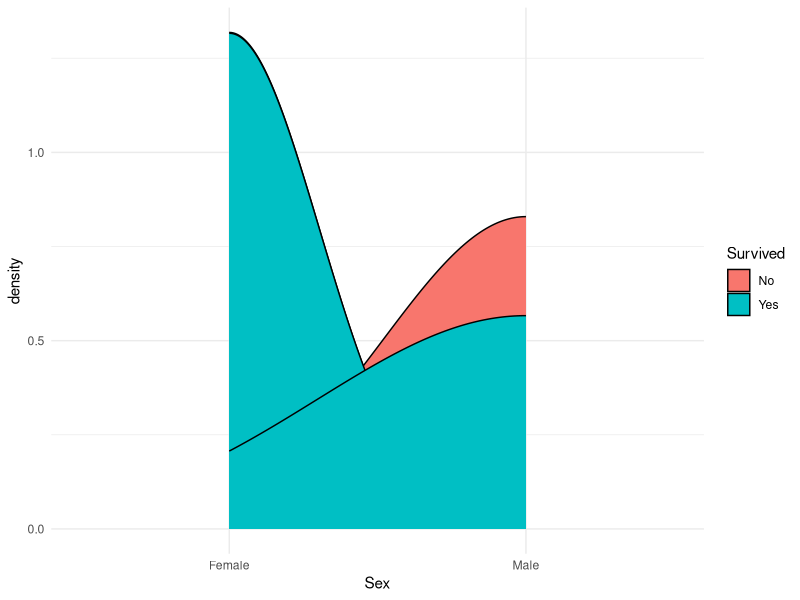

This figure's R source:
## ---- chunk 1
knitr::opts_chunk$set(echo = TRUE, warning = FALSE, message = FALSE)
options(scipen = 9999)
rm(list=ls())
## ---- chunk 2
titanic <- read.csv("train_and_test3.csv")
## ---- chunk 3
# To see data structure
str(titanic)

## ---- chunk 4
# Based on data structur and data variation, we would not use `PassengerID` and `Fare`
library(dplyr)
titanic1 <- titanic %>% 
  select(Sex, sibsp, Parch, Pclass, Embarked, Survived, Age1)

## ---- chunk 5
# to see if there is missing value on data frame

colSums(is.na(titanic1))
## ---- chunk 6
# Then we use `dplyr` to mutate variable from numeric to factor

library(dplyr)
library(tidyverse)

titanic1 <- titanic1 %>% 
  drop_na(Embarked) %>% 
  mutate(Survived = case_when(Survived == 1 ~ "Yes",
                              Survived == 0 ~ "No"),
         Survived = as.factor(Survived),
         Pclass = case_when(Pclass == 1 ~ "First Class",
                            Pclass == 2 ~ "Second Class",
                            Pclass == 3 ~ "Third Class"),
         Sex = case_when(Sex == 1 ~ "Female",
                         Sex == 0 ~ "Male"),
         Embarked = case_when(Embarked == 0 ~ "Cherbourg",
                              Embarked == 1 ~ "Queenstown",
                              Embarked == 2 ~ "Southampton")
         )
## ---- chunk 7

library(ggplot2)

titanic1 %>% 
  ggplot(mapping = aes(x = Sex)) +
  geom_density(aes(fill = Survived)) +
  theme_minimal()

## ---- chunk 8
set.seed(100)
idx_l <- sample(nrow(titanic1), size=nrow(titanic1)*0.8)
train <- titanic1[idx_l,]
test <- titanic1[-idx_l,]
## ---- chunk 9
# checking whether the data train has been distributed equally
prop.table(table(train$Survived))
## ---- chunk 10
library(caret)

train_up <- upSample(x = train %>% 
                       select(-Survived),
                           y = as.factor(train$Survived),
                           yname = "Survived")

prop.table(table(train_up$Survived))
## ---- chunk 11
model_backward_up <- step(glm(Survived~., data = train_up, family="binomial"), direction = "backward")
summary(model_backward_up)$call
## ---- chunk 12
library(gtools)
data.frame("coef" = coef(model_backward_up),
           "Odds_ratio" = exp(coef(model_backward_up)),
           "prob" = inv.logit(coef(model_backward_up)))
## ---- chunk 13
# Predict the data using data test.
test$probability_up <- predict(model_backward_up, newdata = test
                                , type = "response")
## ---- chunk 14
test1 <- test 

test <-  test %>% 
  select(-probability_up)
## ---- chunk 15
# Comparing result prediction to data actual
test1 %>% 
  select(probability_up, Survived)
## ---- chunk 16
#convert to categorical

test1$prediction_up <- ifelse(test1$probability_up > 0.5, "Yes", "No")
test1 %>% 
  select(prediction_up, Survived)

## ---- chunk 17
table("prediction" = test1$prediction_up, 
      "actual" = test1$Survived)

## ---- chunk 18
library(caret)


confusionMatrix(data = as.factor(test1$prediction_up),
                reference = as.factor(test1$Survived),
                positive = "Yes")

## ---- chunk 19
train_up_knn <- train_up %>% 
  mutate(Sex = case_when(Sex == "Female" ~ 1,
                         Sex == "Male" ~ 0))


test_knn <- test %>% 
  mutate(Sex = case_when(Sex == "Female" ~ 1,
                         Sex == "Male" ~ 0))

## ---- chunk 20
#Persiapan data X

train_x <- train_up_knn %>% 
  select_if(is.numeric)

test_x <- test_knn %>% 
  select_if(is.numeric)

## ---- chunk 21
#Persiapan data y

train_y <- train_up_knn %>% 
  select(Survived)

test_y <- test_knn %>% 
  select(Survived)

## ---- chunk 22
# To standardize the Z-score

train_x <- train_x %>%
  scale()

test_x <- test_x %>% 
  scale(center= attr(train_x, "scaled:center"),
        scale = attr(train_x, "scaled:scale"))

## ---- chunk 23
# to find out the square root of the data in order to use in KNN prediction

sqrt(nrow(train_x))

dim(train_x)
dim(test_x)
## ---- chunk 24
length(train_up$Survived)
## ---- chunk 25
#since the length of data is 1542 (even) therefore for k value we take 'odd' number (39)

library(class)

knn_prediction <- knn(train = train_x,
    test = test_x,
    cl = train_y$Survived, 
    k= 39)

## ---- chunk 26
confusionMatrix(data = as.factor(knn_prediction),
                reference = test_y$Survived,
                positive = "Yes")

